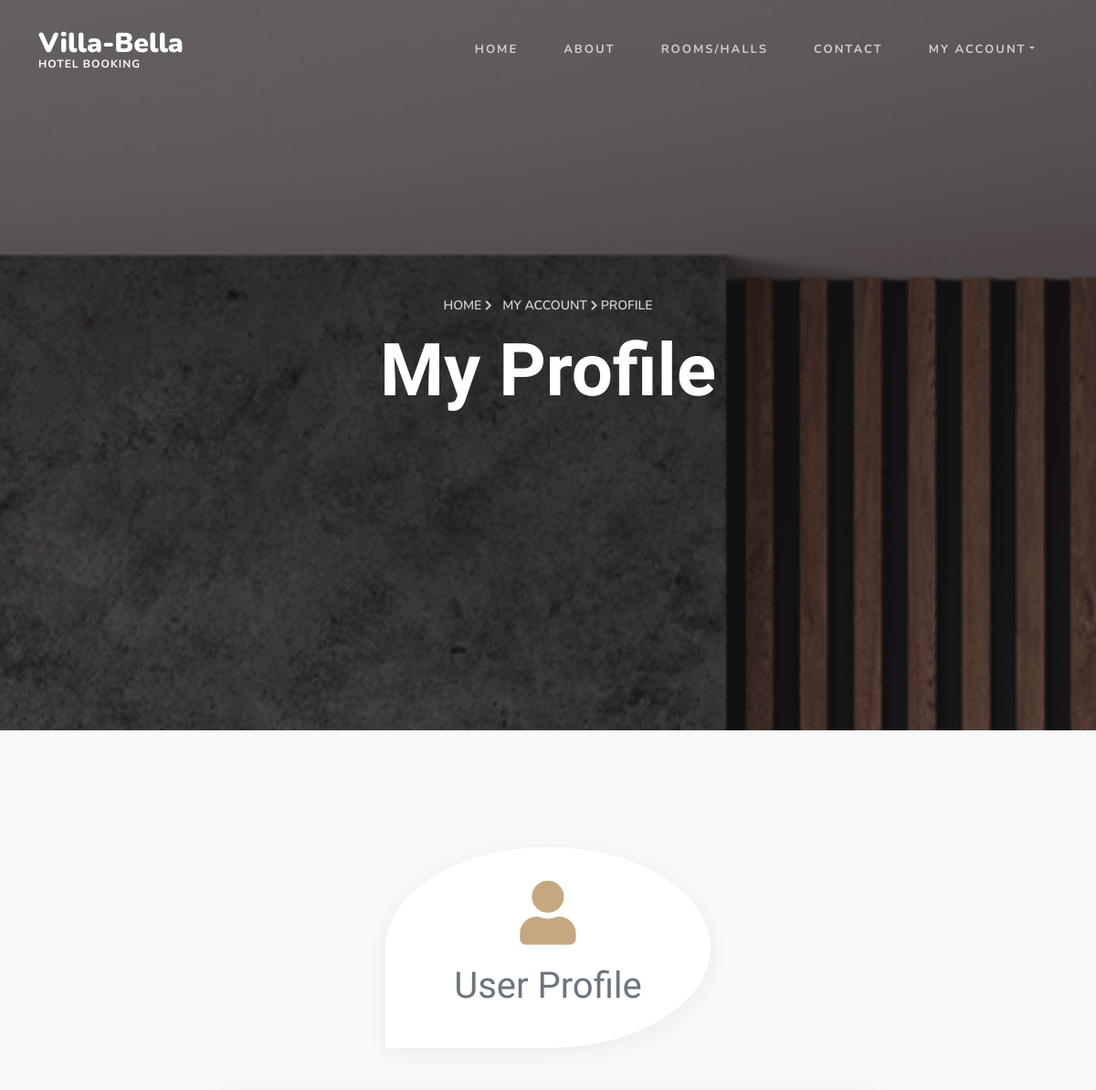
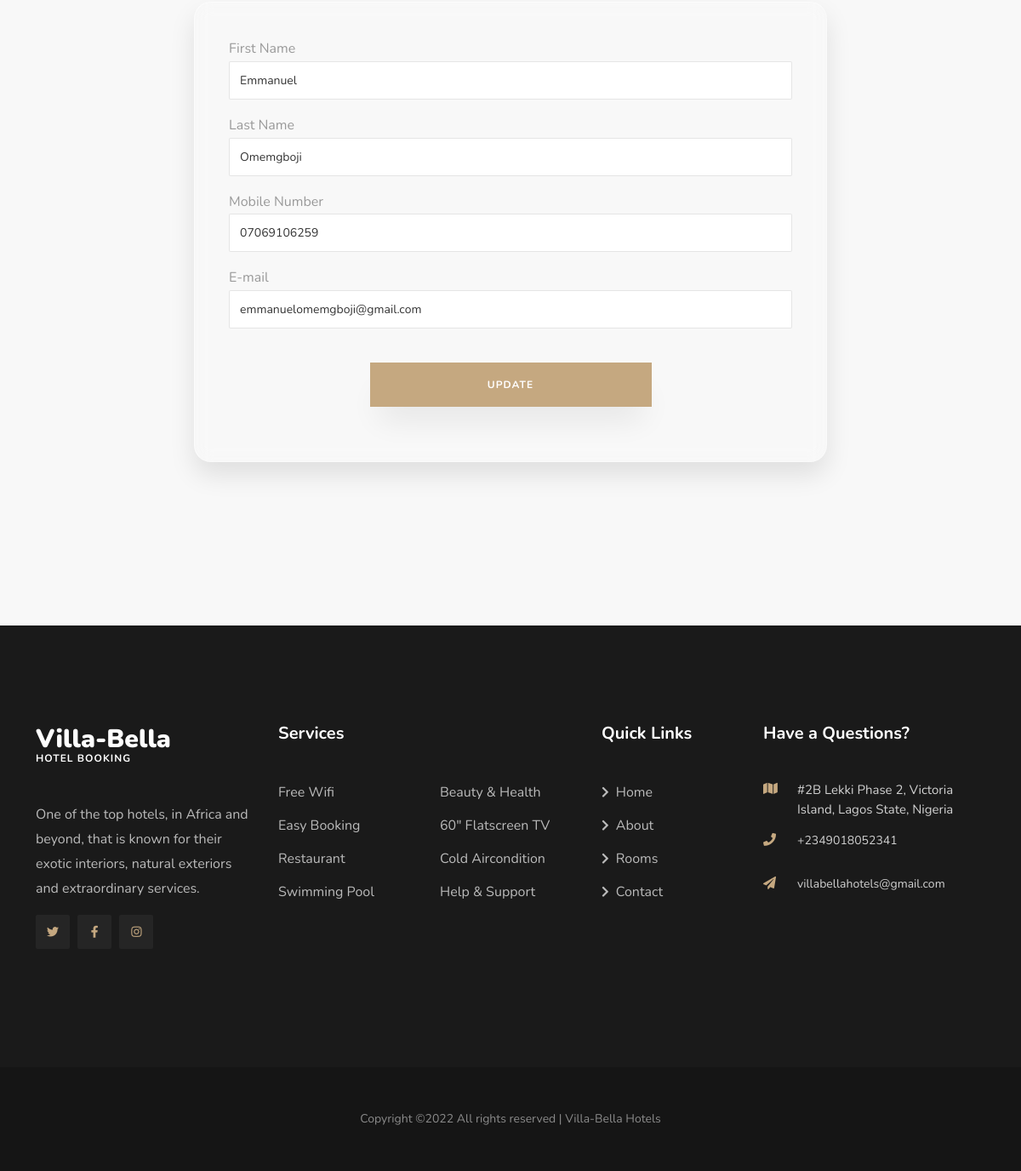
The app's page /users/profile.php (signed in) with its own data (2 pictures, top to bottom).
### tables this page shows
CREATE TABLE IF NOT EXISTS `users` (
  `id` int(11) NOT NULL AUTO_INCREMENT,
  `first_name` varchar(255) NOT NULL,
  `last_name` varchar(255) NOT NULL,
  `mobile_number` varchar(255) NOT NULL,
  `gender` varchar(255) NOT NULL,
  `email` varchar(255) NOT NULL,
  `password` varchar(255) NOT NULL,
  `date_of_reg` varchar(255) NOT NULL,
  `status` varchar(255) NOT NULL DEFAULT 'Active',
  `role` varchar(255) NOT NULL DEFAULT 'User',
  PRIMARY KEY (`id`),
  UNIQUE KEY `email` (`email`)
);

### helper/functions.php (called while the page is built, shortened)
<?php
function getUserProfile($db){
    $id= $_SESSION['id'];
    $sql = "SELECT * FROM users WHERE id = '$id'";
    $res = $db->query($sql);
    return $res;
}
?>

### users/profile.php (the view, shortened to what this page needs)
<!DOCTYPE html>
<html lang="en">
<?php
    include_once("../helper/functions.php");
include_once("../includes/head.php");
?>
<body>
<?php
  include_once("../includes/home_navbar.php");
?>
<section class="hero-wrap" style="background-image: url('../assets/images/banner-slider-1.jpg');">
<div class="overlay"></div>
<div class="container">
<div class="row no-gutters slider-text align-items-center justify-content-center">
<div class="col-lg-10 text-center">
    <p class="breadcrumbs"><span class="me-2"><a href="../default/home.php">Home <i class="fa fa-chevron-right"></i></a></span> <span>My Account <i class="fa fa-chevron-right"></i></span> <span> Profile</span></p>
<h1 class="mb-4">My Profile</h1>
</div>
</div>
</div>
</section>
    <section class="ftco-section bg-light justify-content-center">
<div class="container">
<div class="row justify-content-center mb-4">
    <div class="col-md-3 col-xl-4 text-center d-flex align-items-stretch" data-aos="fade-up" data-aos-delay="200" data-aos-duration="1000">
<div class="services">
<div class="icon"><span class="fa fa-user"></span></div>
    <div class="text">
<h1 class="text-muted">User Profile</h1>
</div>
        </div>
    </div>
    </div>
    <div class="row justify-content-center my-4">
<div class="col-md-12">
<div class="wrapper justify-content-center">
<div class="row g-0 justify-content-center">
<div class="col-lg-8 justify-content-center">
    <div id="form-holder">
        <?php
        $rows = getUserProfile($db);
        ?>
    <form method="post" action="<?php echo $_SERVER['PHP_SELF']; ?>">
        <?php while($row = mysqli_fetch_assoc($rows)): ?>
        <div class="form-group mb-3">
        <label for="firstname">First Name</label>
        <input type="text" class="form-control" id="firstname" value="<?php echo $row['first_name']; ?>"  name="firstname" autocapitalize="words" required/>
        </div>
        <div class="form-group mb-3">
        <label for="lastname">Last Name</label>
        <input type="text" class="form-control" id="lastname" value="<?php echo $row['last_name']; ?>" name="lastname" autocapitalize="words" required/>
        </div>
        <div class="form-group mb-3">
        <label for="number">Mobile Number</label>
        <input type="number" class="form-control" id="number" value="<?php echo $row['mobile_number']; ?>"  name="number" required/>
        </div>
        <div class="form-group mb-3">
        <label for="email">E-mail</label>
        <input type="email" class="form-control" id="email" value="<?php echo $row['email']; ?>"  name="email" required/>
        </div>
        <?php endwhile; ?>
        <button type="submit" name="update" class="btn btn-primary p-4 py-3 my-4" style="width:50%; margin-left:25%">UPDATE</button>
        </form>
    </div>
    </div>
    </div>
    </div>
        </div>
    </div>
        </div>
    </section>
    <?php
    include_once("../includes/footer.php");
    ?>
    </body>

### includes/head.php (shortened to what this page needs)
<head>
<link rel="stylesheet" href="../assets/stackpath.bootstrapcdn.com/font-awesome/4.7.0/css/font-awesome.min.css">
<link href="../assets/hotel_admin/vendor/fontawesome-free/css/all.min.css" rel="stylesheet" type="text/css">
<link rel="stylesheet" href="../assets/cdnjs.cloudflare.com/ajax/libs/ionicons/4.5.6/css/ionicons.min.css">
<link rel="stylesheet" href="../assets/css/animate.css">
<link rel="stylesheet" href="../assets/css/flaticon.css">
<link rel="stylesheet" href="../assets/css/tiny-slider.css">
<link rel="stylesheet" href="../assets/css/glightbox.min.css">
<link rel="stylesheet" href="../assets/css/aos.css">
<link rel="stylesheet" href="../assets/css/datepicker.min.css">
<link rel="stylesheet" href="../assets/css/style.css">
<link rel="stylesheet" type="text/css" href="https://cdn.jsdelivr.net/npm/cookieconsent@3/build/cookieconsent.min.css" />
</head>

### includes/home_navbar.php (shortened to what this page needs)
<?php
include_once("../helper/functions.php");
?>
<nav class="navbar navbar-expand-lg  ftco-navbar-light">
<div class="container-xl">
<a class="navbar-brand align-items-center" href="index-2.html">
<span class="">Villa-Bella <small>Hotel Booking</small></span>
</a>
<div class="collapse navbar-collapse" id="navbarSupportedContent">
<ul class="navbar-nav ms-auto mb-2 mb-lg-0">
<li class="nav-item"><a class="nav-link" href="../default/home.php">Home</a></li>
<li class="nav-item"><a class="nav-link" href="../default/about.php">About</a></li>
<li class="nav-item"><a class="nav-link" href="../default/rooms.php">Rooms/Halls</a></li>
<li class="nav-item"><a class="nav-link" href="../auth/contact.php">Contact</a></li>
<li class="nav-item dropdown"><a class="nav-link dropdown-toggle" id="navbarDropdown" role="button" data-toggle="dropdown" aria-haspopup="true" aria-expanded="false">My Account</a>
    </li>
</ul>
</div>
</div>
</nav>

### includes/footer.php
<footer class="ftco-footer">
<div class="container-xl">
<div class="row mb-5 pb-5 justify-content-between">
<div class="col-md-6 col-lg">
<div class="ftco-footer-widget mb-4">
<h2 class="ftco-heading-2 logo d-flex">
<a class="navbar-brand align-items-center" href="../users/home.php">
<span class="">Villa-Bella <small>Hotel Booking</small></span>
</a>
</h2>
<p>One of the top hotels, in Africa and beyond, that is known for their exotic interiors, natural exteriors and extraordinary services.</p>
<ul class="ftco-footer-social list-unstyled mt-2">
<li><a href="https://www.twitter.com/villa-bella" target="_blank"><span class="fab fa-twitter"></span></a></li>
<li><a href="https://www.facebook.com/villa-bella" target="_blank"><span class="fab fa-facebook-f"></span></a></li>
<li><a href="https://www.instagram.com/villa-bella" target="_blank"><span class="fab fa-instagram"></span></a></li>
</ul>
</div>
</div>
<div class="col-md-6 col-lg-4">
<div class="ftco-footer-widget mb-4">
<h2 class="ftco-heading-2">Services</h2>
</div>
<div class="row">
<div class="col-lg-6">
<div class="ftco-footer-widget mb-4">
<ul class="list-unstyled">
<li>Free Wifi</li>
<li>Easy Booking</li>
<li>Restaurant</li>
<li>Swimming Pool</li>
</ul>
</div>
</div>
<div class="col-lg-6">
<div class="ftco-footer-widget mb-4">
<ul class="list-unstyled">
<li>Beauty &amp; Health</li>
<li>60" Flatscreen TV</li>
<li>Cold Aircondition</li>
<li>Help &amp; Support</li>
</ul>
</div>
</div>
</div>
</div>
<div class="col-md-6 col-lg-2">
<div class="ftco-footer-widget mb-4">
<h2 class="ftco-heading-2">Quick Links</h2>
<ul class="list-unstyled">
<li><a href="../default/home.php"><span class="fa fa-chevron-right me-2"></span>Home</a></li>
<li><a href="../default/about.php"><span class="fa fa-chevron-right me-2"></span>About</a></li>
<li><a href="../default/rooms.php"><span class="fa fa-chevron-right me-2"></span>Rooms</a></li>
<li><a href="../auth/contact.php"><span class="fa fa-chevron-right me-2"></span>Contact</a></li>
</ul>
</div>
</div>
<div class="col-md-6 col-lg">
<div class="ftco-footer-widget mb-4">
<h2 class="ftco-heading-2">Have a Questions?</h2>
<div class="block-23 mb-3">
<ul>
<li><span class="icon fa fa-map marker"></span><span class="text">#2B Lekki Phase 2, Victoria Island, Lagos State, Nigeria</span></li>
<li><a href="../auth/contact.php"><span class="icon fa fa-phone"></span><span class="text">+2349018052341</span></a></li>
<li><a href="../auth/contact.php"><span class="icon fa fa-paper-plane pr-4"></span><span class="text">villabellahotels&#64;gmail.com</span></a></li>
</ul>
</div>
</div>
</div>
</div>
</div>
    <?php
    include_once("../includes/copyright.php");
    ?>
</footer>

### includes/copyright.php
<div class="container-fluid px-0 py-5 bg-darken">
<div class="container-xl">
<div class="row">
<div class="col-md-12 text-center">
<p class="mb-0" style="color: rgba(255,255,255,.5); font-size: 14px;">Copyright &copy;<script>document.write(new Date().getFullYear());</script> All rights reserved | Villa-Bella Hotels</p>
</div>
</div>
</div>
</div>

### users/profile.php (style rules this page uses)
#form-holder { box-shadow: 0 15px 30px rgba(0,0,0,0.1); border-radius: 20px; backdrop-filter: blur(10px); border: 1px solid rgba(255,255,255,0.25); border-top: 1px solid rgba(255,255,255,0.5); border-left: 1px solid rgba(255,255,255,0.5); padding: 40px; background: none; margin-bottom: 40px !important; }

### records on screen
users: firstname "Emmanuel", lastname "Omemgboji", number "07069106259", email "emmanuelomemgboji@gmail.com"
